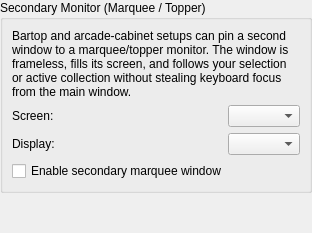
<?xml version="1.0" encoding="UTF-8"?>
<ui version="4.0">
 <class>MarqueePanel</class>
 <widget class="QWidget" name="MarqueePanel">
  <layout class="QVBoxLayout" name="rootLayout">
   <property name="leftMargin"><number>0</number></property>
   <property name="topMargin"><number>0</number></property>
   <property name="rightMargin"><number>0</number></property>
   <property name="bottomMargin"><number>0</number></property>
   <item>
    <widget class="QGroupBox" name="marqueeGroupBox">
     <property name="title"><string>Secondary Monitor (Marquee / Topper)</string></property>
     <layout class="QVBoxLayout" name="marqueeContentLayout">
      <item>
       <widget class="QLabel" name="marqueeHintLabel">
        <property name="wordWrap"><bool>true</bool></property>
        <property name="text"><string>Bartop and arcade-cabinet setups can pin a second window to a marquee/topper monitor. The window is frameless, fills its screen, and follows your selection or active collection without stealing keyboard focus from the main window.</string></property>
        <property name="styleSheet"><string>color: palette(placeholder-text);</string></property>
       </widget>
      </item>
      <item>
       <layout class="QFormLayout" name="marqueeFormLayout">
        <property name="horizontalSpacing"><number>16</number></property>
        <property name="verticalSpacing"><number>6</number></property>
        <property name="labelAlignment"><set>Qt::AlignmentFlag::AlignLeft|Qt::AlignmentFlag::AlignVCenter</set></property>
        <property name="fieldGrowthPolicy"><enum>QFormLayout::FieldGrowthPolicy::FieldsStayAtSizeHint</enum></property>
        <item row="0" column="0"><widget class="QLabel" name="marqueeScreenLabel"><property name="minimumSize"><size><width>200</width><height>0</height></size></property><property name="text"><string>Screen:</string></property></widget></item>
        <item row="0" column="1">
         <widget class="QComboBox" name="marqueeScreenComboBox">
          <property name="maximumWidth"><number>320</number></property>
          <property name="toolTip"><string>Which physical screen to display the marquee on. If the chosen screen is unplugged later, Kartend falls back to the primary screen.</string></property>
         </widget>
        </item>
        <item row="1" column="0"><widget class="QLabel" name="marqueeModeLabel"><property name="minimumSize"><size><width>200</width><height>0</height></size></property><property name="text"><string>Display:</string></property></widget></item>
        <item row="1" column="1">
         <widget class="QComboBox" name="marqueeModeComboBox">
          <property name="maximumWidth"><number>320</number></property>
          <property name="toolTip"><string>What the marquee shows. Item Artwork follows your selection; Collection Icon shows the current collection's icon (useful as a stable banner that doesn't flicker as you scroll).</string></property>
         </widget>
        </item>
        <item row="2" column="0" colspan="2"><widget class="QCheckBox" name="marqueeEnabledCheckBox"><property name="text"><string>Enable secondary marquee window</string></property><property name="toolTip"><string>Open a frameless window on the selected screen showing the current item's artwork (or the active collection's icon).</string></property></widget></item>
       </layout>
      </item>
     </layout>
    </widget>
   </item>
   <item>
    <spacer name="marqueeVerticalSpacer">
     <property name="orientation"><enum>Qt::Orientation::Vertical</enum></property>
     <property name="sizeHint" stdset="0"><size><width>20</width><height>40</height></size></property>
    </spacer>
   </item>
  </layout>
 </widget>
 <resources/>
 <connections/>
</ui>
